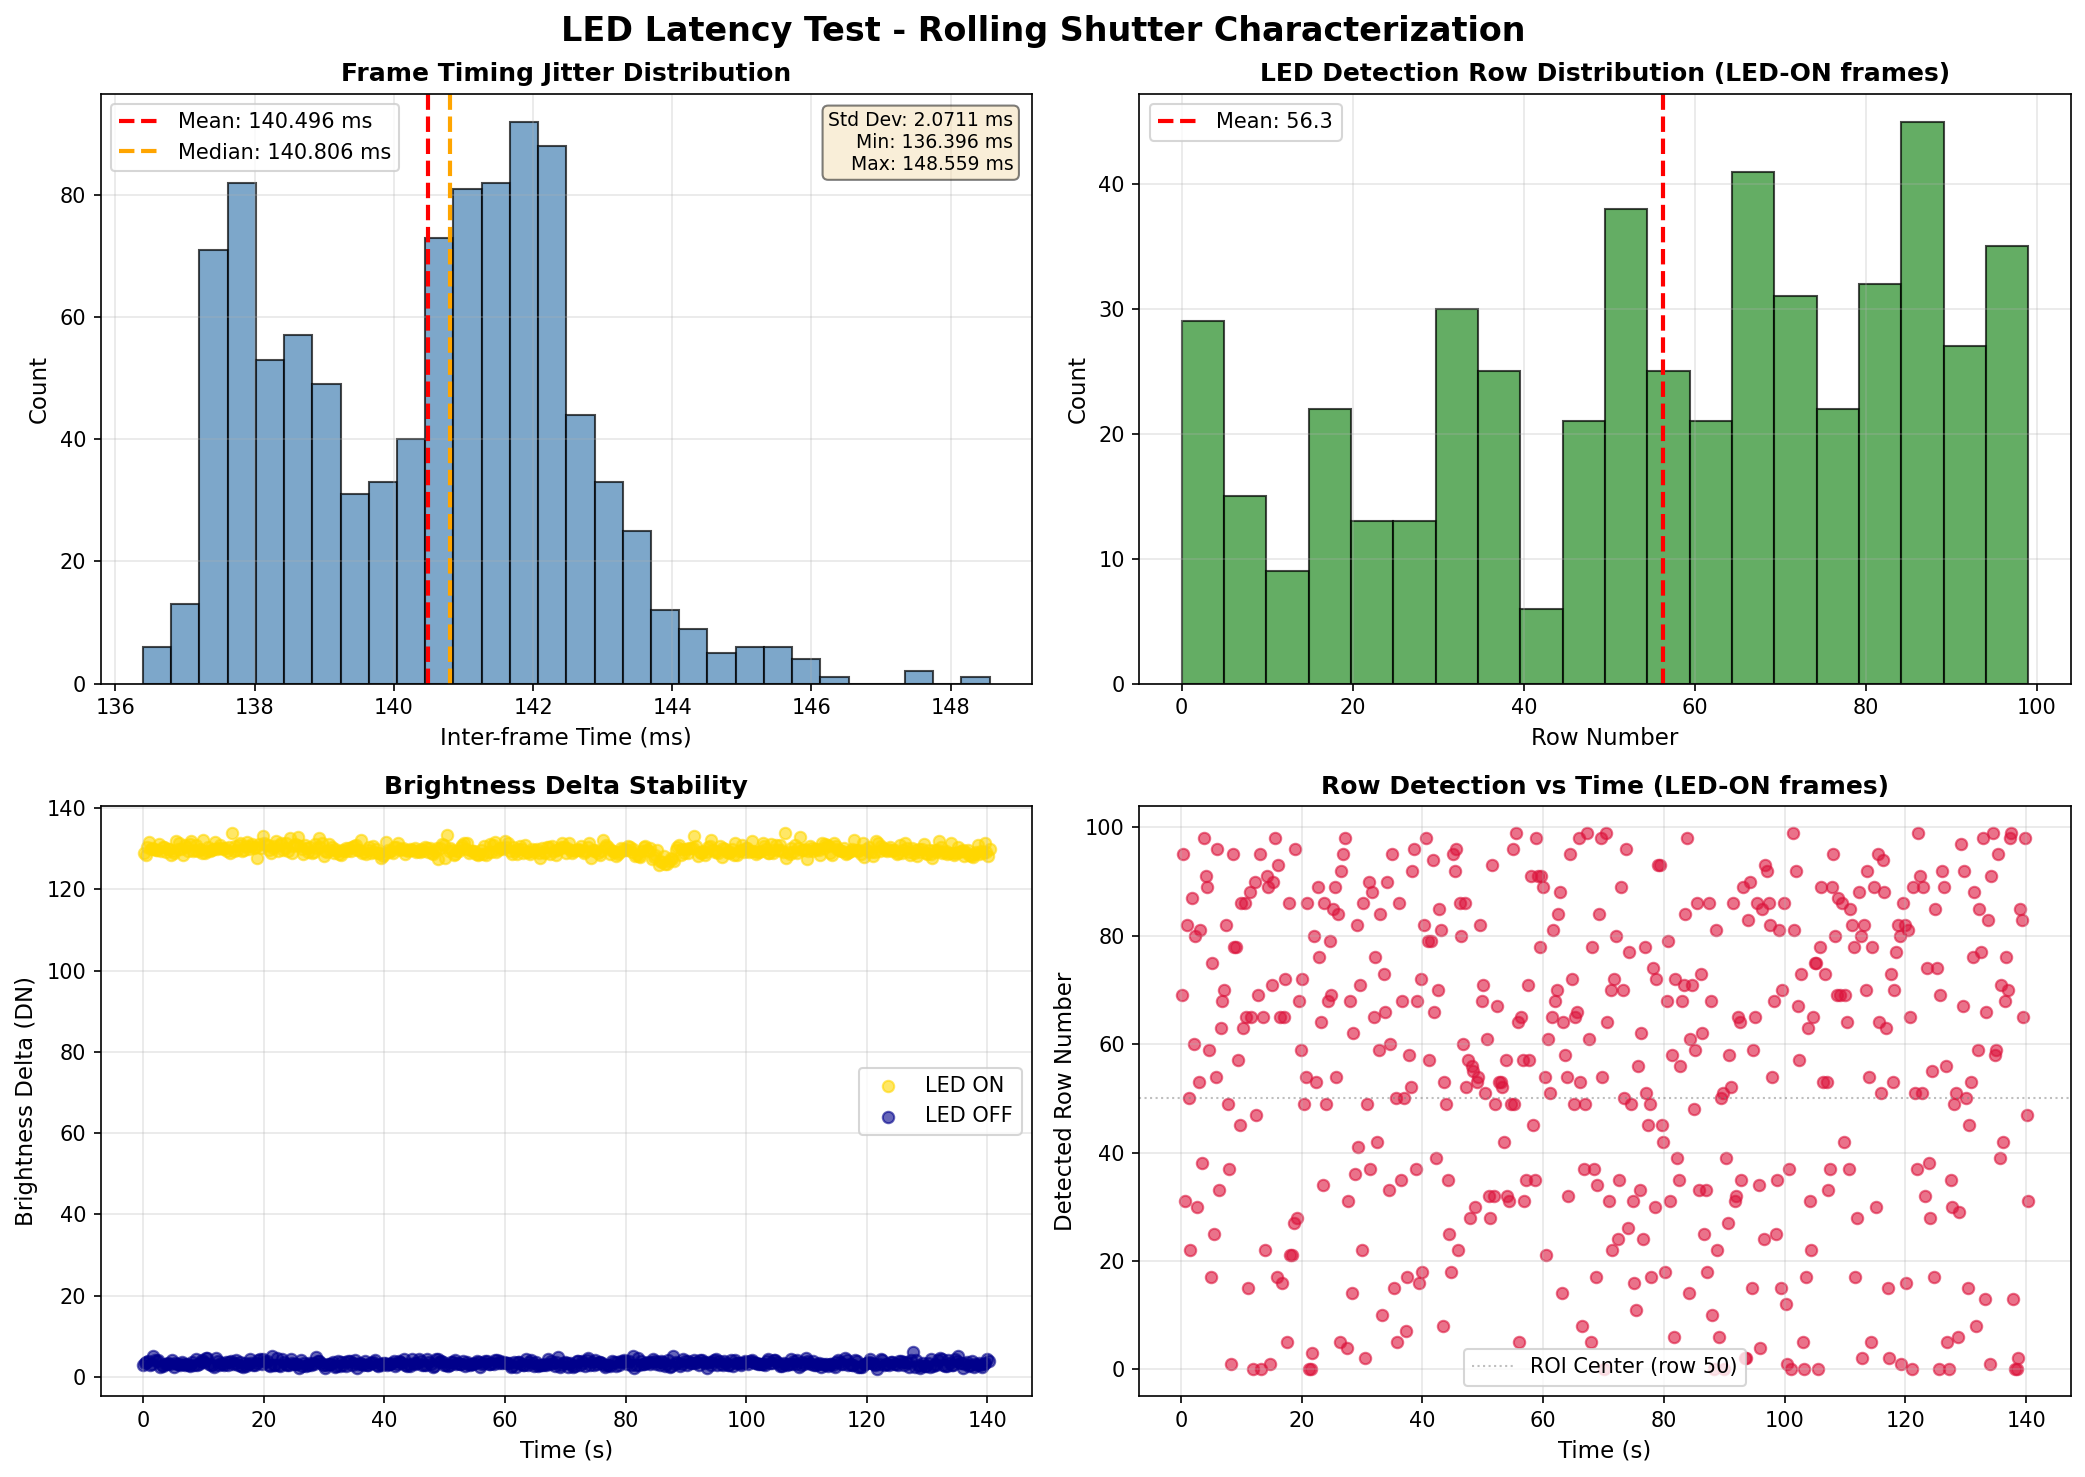

This figure's Python source:
#!/usr/bin/env python3
"""LED Latency Test Analysis

Analyzes rolling shutter timing data from LED toggle experiments.
Generates visualizations for:
- Inter-frame timing jitter (histogram)
- Row detection distribution
- Brightness delta stability
"""

import argparse
import pandas as pd
import matplotlib.pyplot as plt
import numpy as np

# Parse command line arguments
parser = argparse.ArgumentParser(description='Analyze LED latency test data')
parser.add_argument('input_csv', help='Path to input CSV file')
parser.add_argument('--output', default='led_latency_analysis.png', help='Output plot filename')
args = parser.parse_args()

# Load CSV data
df = pd.read_csv(args.input_csv)

# Calculate inter-frame time differences
time_diffs = df['time_s'].diff().dropna() * 1000  # Convert to milliseconds

# Create figure with subplots
fig, axes = plt.subplots(2, 2, figsize=(14, 10))
fig.suptitle('LED Latency Test - Rolling Shutter Characterization', fontsize=16, fontweight='bold')

# 1. Inter-frame timing histogram
ax1 = axes[0, 0]
ax1.hist(time_diffs, bins=30, edgecolor='black', alpha=0.7, color='steelblue')
ax1.axvline(time_diffs.mean(), color='red', linestyle='--', linewidth=2, label=f'Mean: {time_diffs.mean():.3f} ms')
ax1.axvline(time_diffs.median(), color='orange', linestyle='--', linewidth=2, label=f'Median: {time_diffs.median():.3f} ms')
ax1.set_xlabel('Inter-frame Time (ms)', fontsize=11)
ax1.set_ylabel('Count', fontsize=11)
ax1.set_title('Frame Timing Jitter Distribution', fontsize=12, fontweight='bold')
ax1.legend()
ax1.grid(True, alpha=0.3)

# Add statistics text
stats_text = f'Std Dev: {time_diffs.std():.4f} ms\nMin: {time_diffs.min():.3f} ms\nMax: {time_diffs.max():.3f} ms'
ax1.text(0.98, 0.97, stats_text, transform=ax1.transAxes, fontsize=9,
         verticalalignment='top', horizontalalignment='right',
         bbox=dict(boxstyle='round', facecolor='wheat', alpha=0.5))

# 2. Row detection distribution (LED-ON frames only)
ax2 = axes[0, 1]
led_on_frames = df[df['led_state'] == 'on']
ax2.hist(led_on_frames['row_num'], bins=20, edgecolor='black', alpha=0.7, color='forestgreen')
ax2.set_xlabel('Row Number', fontsize=11)
ax2.set_ylabel('Count', fontsize=11)
ax2.set_title('LED Detection Row Distribution (LED-ON frames)', fontsize=12, fontweight='bold')
ax2.grid(True, alpha=0.3)

# Add mean row line
mean_row = led_on_frames['row_num'].mean()
ax2.axvline(mean_row, color='red', linestyle='--', linewidth=2, label=f'Mean: {mean_row:.1f}')
ax2.legend()

# 3. Brightness delta over time
ax3 = axes[1, 0]
led_on = df[df['led_state'] == 'on']
led_off = df[df['led_state'] == 'off']
ax3.scatter(led_on['time_s'], led_on['brightness_delta'], alpha=0.6, s=30, label='LED ON', color='gold')
ax3.scatter(led_off['time_s'], led_off['brightness_delta'], alpha=0.6, s=30, label='LED OFF', color='darkblue')
ax3.set_xlabel('Time (s)', fontsize=11)
ax3.set_ylabel('Brightness Delta (DN)', fontsize=11)
ax3.set_title('Brightness Delta Stability', fontsize=12, fontweight='bold')
ax3.legend()
ax3.grid(True, alpha=0.3)

# 4. Row number vs time (shows rolling shutter timing variation)
ax4 = axes[1, 1]
ax4.scatter(led_on_frames['time_s'], led_on_frames['row_num'], alpha=0.6, s=30, color='crimson')
ax4.set_xlabel('Time (s)', fontsize=11)
ax4.set_ylabel('Detected Row Number', fontsize=11)
ax4.set_title('Row Detection vs Time (LED-ON frames)', fontsize=12, fontweight='bold')
ax4.grid(True, alpha=0.3)

# Add horizontal line at expected center
ax4.axhline(50, color='gray', linestyle=':', linewidth=1, alpha=0.5, label='ROI Center (row 50)')
ax4.legend()

plt.tight_layout()
plt.savefig(args.output, dpi=150, bbox_inches='tight')
print(f"Saved visualization to: {args.output}")

# Print summary statistics
print("\n=== LED Latency Test Summary ===")
print(f"\nFrame Timing:")
print(f"  Mean inter-frame time: {time_diffs.mean():.3f} ms")
print(f"  Std deviation: {time_diffs.std():.4f} ms")
print(f"  Jitter (max-min): {time_diffs.max() - time_diffs.min():.3f} ms")

print(f"\nLED Detection (ON frames):")
print(f"  Frames detected: {len(led_on_frames)}/{len(df[df['led_state'] == 'on'])}")
print(f"  Mean brightness delta: {led_on_frames['brightness_delta'].mean():.2f} DN")
print(f"  Std deviation: {led_on_frames['brightness_delta'].std():.2f} DN")

print(f"\nRow Distribution:")
print(f"  Mean row: {led_on_frames['row_num'].mean():.1f}")
print(f"  Row range: {led_on_frames['row_num'].min()}-{led_on_frames['row_num'].max()}")
print(f"  Std deviation: {led_on_frames['row_num'].std():.1f}")

print(f"\nBackground Noise (OFF frames):")
print(f"  Mean delta: {led_off['brightness_delta'].mean():.2f} DN")
print(f"  Max delta: {led_off['brightness_delta'].max():.2f} DN")
